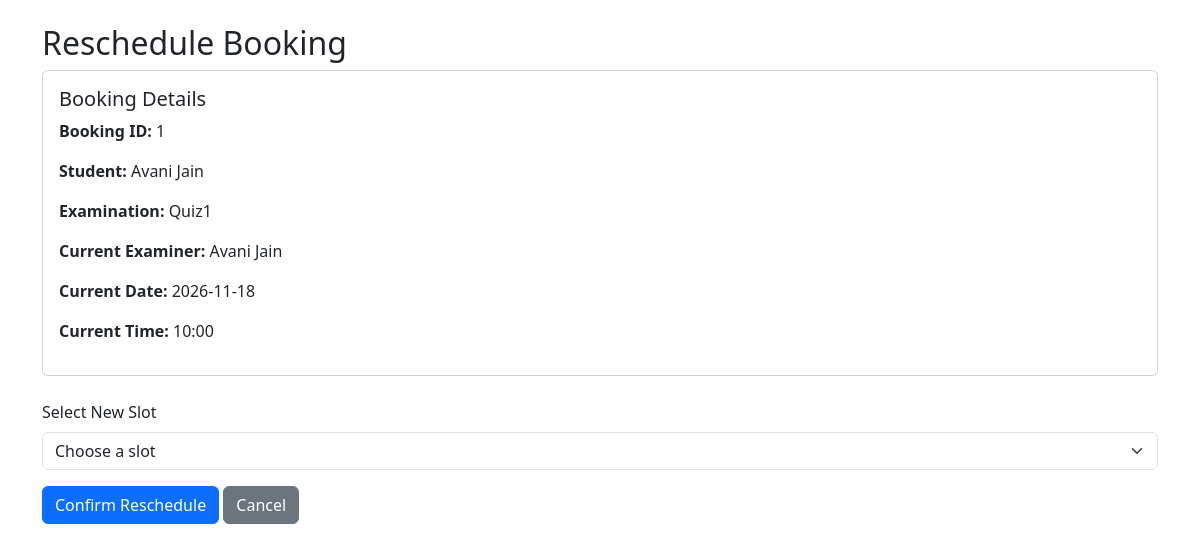
The page /admin/booking/1/reschedule (signed in) on the database its author committed.
### models.py (models this page shows, shortened)
class Booking(db.Model):
    id = db.Column(db.Integer, primary_key=True)
    student_id = db.Column(
        db.Integer, db.ForeignKey("user.id"), nullable=False
    )
    slot_id = db.Column(
        db.Integer, db.ForeignKey("examination_slot.id"), nullable=False
    )
    status = db.Column(db.String(20), default="Booked")
    student = db.relationship("User", backref="bookings")
    slot = db.relationship("ExaminationSlot", backref="bookings")

class User(db.Model):
    id = db.Column(db.Integer, primary_key=True)
    name = db.Column(db.String(100), nullable=False)
    email = db.Column(db.String(100), unique=True, nullable=False)
    password_hash = db.Column(db.String(200), nullable=False)
    role = db.Column(db.String(20), nullable=False)
    is_approved = db.Column(db.Boolean, default=False)
    is_active = db.Column(db.Boolean, default=True)

class Examination(db.Model):
    id = db.Column(db.Integer, primary_key=True)
    name = db.Column(db.String(100), nullable=False)
    course_id = db.Column(
        db.Integer, db.ForeignKey("course.id"), nullable=False
    )
    status = db.Column(db.String(30), default="Draft")
    slot_creation_start = db.Column(db.String(30))
    slot_creation_end = db.Column(db.String(30))
    slot_creation_open = db.Column(db.Boolean, default=False)
    booking_open = db.Column(db.Boolean, default=False)
    booking_start = db.Column(db.String(30))
    booking_end = db.Column(db.String(30))
    slot_creation_override = db.Column(db.String(10), default=None)
    booking_override = db.Column(db.String(10), default=None)
    course = db.relationship("Course", backref="examinations")

class ExaminationSlot(db.Model):
    id = db.Column(db.Integer, primary_key=True)
    examination_id = db.Column(
        db.Integer, db.ForeignKey("examination.id"), nullable=False
    )
    examiner_id = db.Column(
        db.Integer, db.ForeignKey("user.id"), nullable=False
    )
    date = db.Column(db.String(20), nullable=False)
    time = db.Column(db.String(20), nullable=False)
    examination = db.relationship("Examination", backref="slots")
    examiner = db.relationship("User", backref="assigned_slots")
    capacity = db.Column(db.Integer, default=1)

### app.py (the view, shortened to what this page needs)
@app.route("/admin/booking/<int:booking_id>/reschedule", methods=["GET", "POST"])
@role_required("Admin")
def reschedule_booking(booking_id):
    booking = Booking.query.get_or_404(booking_id)
    available_slots = ExaminationSlot.query.filter_by(
        examination_id=booking.slot.examination_id
    ).all()
    return render_template(
        "reschedule_booking.html",
        booking=booking,
        slots=available_slots
    )

### app.py (called while the page is built)
@app.context_processor
def inject_global_data():
    unread_count = 0
    if "user_id" in session:
        try:
            unread_count = Notification.query.filter_by(
                user_id=session["user_id"], is_read=False
            ).count()
        except Exception:
            pass
    return dict(unread_notifications_count=unread_count)

def role_required(required_role):
    def decorator(function):
        @wraps(function)
        def wrapper(*args, **kwargs):
            if "user_id" not in session:
                return redirect(url_for("login"))
            user = User.query.get(session["user_id"])
            if user is None or not user.is_active:
                session.clear()
                return redirect(url_for("login"))
            if user.role != required_role:
                abort(403)
            if user.role == "Examiner" and not user.is_approved:
                session.clear()
                return redirect(url_for("login"))
            return function(*args, **kwargs)
        return wrapper
    return decorator

### templates/reschedule_booking.html (shortened to what this page needs)
<!DOCTYPE html>
<html>
<head>
    <link href="https://cdn.jsdelivr.net/npm/bootstrap@5.3.3/dist/css/bootstrap.min.css"
          rel="stylesheet">
</head>
<body>
<div class="container mt-4">
    <h2>Reschedule Booking</h2>
    <div class="card p-3 mb-4">
        <h5>Booking Details</h5>
        <p><strong>Booking ID:</strong> {{ booking.id }}</p>
        <p><strong>Student:</strong>
            {{ booking.student.name }}
        </p>
        <p><strong>Examination:</strong>
            {{ booking.slot.examination.name }}
        </p>
        <p><strong>Current Examiner:</strong>
            {{ booking.slot.examiner.name }}
        </p>
        <p><strong>Current Date:</strong>
            {{ booking.slot.date }}
        </p>
        <p><strong>Current Time:</strong>
            {{ booking.slot.time }}
        </p>
    </div>
    <form method="POST">
        <div class="mb-3">
            <label class="form-label">
                Select New Slot
            </label>
            <select name="slot_id"
                    class="form-select"
                    required>
                <option value="">Choose a slot</option>
            </select>
        </div>
        <button type="submit" class="btn btn-primary">
            Confirm Reschedule
        </button>
        <a href="{{ url_for('admin_bookings') }}"
           class="btn btn-secondary">
            Cancel
        </a>
    </form>
</div>
</body>
</html>

### rows shown on the page
Booking: id "1"
User: student.name "Avani Jain"
Examination: slot.examination.name "Quiz1"
User: slot.examiner.name "Avani Jain"
ExaminationSlot: slot "2026-11-18", slot.time "10:00"
